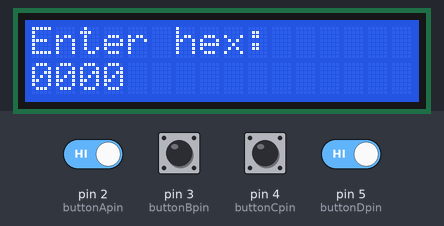
Simulated run of this sketch. Board: Arduino Uno, built with avr-gcc and run on an emulated ATmega328P. Shown: 16×2 character LCD. The inputs (shaded band) are chosen by the test bench; at power-on: pin 2 (buttonApin), pin 3 (buttonBpin), pin 4 (buttonCpin), pin 5 (buttonDpin) HIGH.

Above: at 1.2 s.
1.3 s: pin 4 (buttonCpin) pulled LOW for 0.3 s
At 2.7 s:
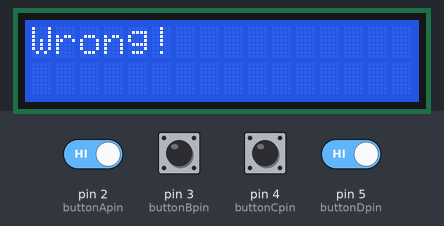
3.1 s: pin 2 (buttonApin) driven LOW and pin 5 (buttonDpin) driven LOW
6.1 s: pin 5 (buttonDpin) driven HIGH
At 8.8 s:
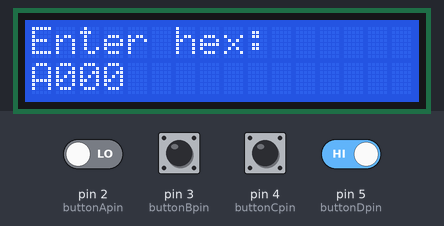
9.1 s: pin 3 (buttonBpin) pulled LOW for 0.3 s
At 9.57 s:
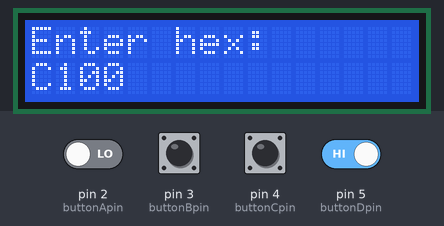
11.4 s: pin 3 (buttonBpin) pulled LOW for 1 s
At 12.4 s:
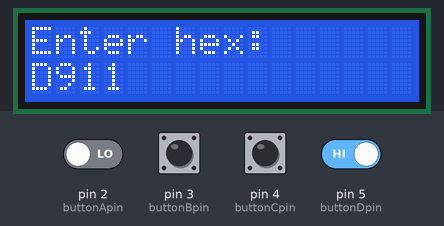
14.5 s: pin 5 (buttonDpin) driven LOW
At 15.5 s:
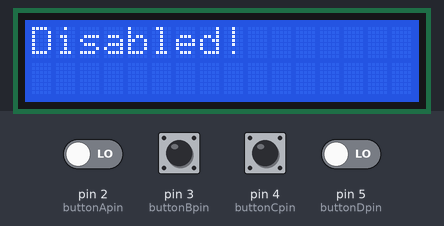
Timing chart, 0 to 17.5 s (numbered marks = the images above; inputs shaded):
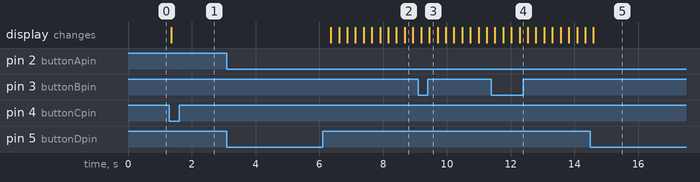

Measured:
- after the input at 1.3 s, the display: changes after 0.05 s (image 1)
- after the input at 3.1 s, every drawn part: stays the same
- after the input at 6.1 s, the display: first changes after 0.26 s (image 2 shows a later state)
- after the input at 14.5 s, the display: changes after 0.09 s (image 5)

The sketch:

Task_4.ino
```cpp
#include <LiquidCrystal.h> //includes the liquid crystal library to connect to the lcd screen.
LiquidCrystal lcd(7, 8, 9, 10, 11, 12); //Initialises the pins for the lcd screen
int buttonApin = 2; //Initialises the pin for switchA, the hex selector
int buttonBpin = 3; //Initialises the pin for switchB, the position selector
int buttonCpin = 4; //Initialises the pin for switchC, the enter button
int buttonDpin = 5; //Initialises the pin for switchD, the "Diagnostics port"
int hex_dis[4] = {0, 0, 0, 0}; //Creates an integer array
bool button_enabled = false; //Creates a boolean as false

void setup() {
  // Setup code to enable the correct pins and print out "Drive Disabled"
  pinMode(buttonApin, INPUT_PULLUP); //Sets pin 2 to a switch input pin
  pinMode(buttonBpin, INPUT_PULLUP); //Sets pin 3 to a switch input pin
  pinMode(buttonCpin, INPUT_PULLUP); //Sets pin 4 to a switch input pin
  pinMode(buttonDpin, INPUT_PULLUP); //Sets pin 5 to a switch input pin
  lcd.begin(16, 2); //Turns the lcd screen on
  lcd.print("Enter Hex:"); //Print "Enter Hex" onto the lcd screen
}

void loop() {
  int j = 0; //Assign integer j as 0
  //This part of the code conatins the combination input part
  while (button_enabled == false) //While button_enabled is false, loop through the below code
  {
    //Authentication of the sequence as well as the input of it
    while (digitalRead(buttonCpin) == HIGH) //While switchC is unpressed
    {
      if (digitalRead(buttonDpin) == LOW) //if switch d is low
      {
        //if the port is activated when it isnt enabled
        lcd.clear(); //clears the screen
        lcd.setCursor(0, 0); //Sets cursor to 0, 0
        lcd.print("Disabled!"); //print "Disabled!"
        delay(3000); //delays be 3 seconds
        lcd.clear(); //clears the display
        lcd.setCursor(0, 0); //Sets cursor to 0, 0
        lcd.print("Enter Hex:"); //Print "Enter Hex" onto the lcd screen
      }
      if (digitalRead(buttonApin) == LOW) //If switchA is low
      {
        if(hex_dis[j] == 15) //If the value in position j is 15
        {
          hex_dis[j] = 0; //Change position j to 0
        }
        else
        {
          hex_dis[j] = hex_dis[j] + 1; //Add 1 to the position j in the array
        }
      }

      char display_char; //create variable
      int i = 0; //Assign integer i as 0
      for(i=0;i<4;i++) //Loops through the display algorithm 4 times with i going from 0 -> 3
      {
        lcd.setCursor(0, 0); //Sets cursor to 0, 0
        lcd.print("Enter hex:"); //Print "Enter hex" onto the lcd screen
        lcd.setCursor(i, 1); //Sets the cursor to the second line and the x position alligned with the array position
        int display = hex_dis[i]; //sets integer display to the current position in the array

        //converts to actual hex values
        if (display == 10) //if display is 10
        {
          display_char = 'A';//display A
        }
        else if (display == 11)//if display is 11
        {
          display_char = 'B';//display B
        }
        else if (display == 12)//if display is 12
        {
          display_char = 'C';//display C
        }
        else if (display == 13)//if display is 13
        {
          display_char = 'D';//display D
        }
        else if (display == 14)//if display is 14
        {
          display_char = 'E';//display E
        }
        else if (display == 15)//if display is 15
        {
          display_char = 'F';//display F
        }
        else if (display == 0)//if display is 0
        {
          display_char = '0';//display 0
        }
        else if (display == 1)//if display is 1
        {
          display_char = '1';//display 1
        }
        else if (display == 2)//if display is 2
        {
          display_char = '2';//display 2
        }
        else if (display == 3)//if display is 3
        {
          display_char = '3';//display 3
        }
        else if (display == 4)//if display is 4
        {
          display_char = '4';//display 4
        }
        else if (display == 5)//if display is 5
        {
          display_char = '5';//display 5
        }
        else if (display == 6)//if display is 6
        {
          display_char = '6';//display 6
        }
        else if (display == 7)//if display is 7
        {
          display_char = '7';//display 7
        }
        else if (display == 8)//if display is 8
        {
          display_char = '8';//display 8
        }
        else if (display == 9)//if display is 9
        {
          display_char = '9';//display 9
        }
        lcd.print(display_char); //Displays the number corresponding to the position in the array
        lcd.setCursor(0, 0); //Sets cursor to 0, 0
      }
      if (digitalRead(buttonBpin) == LOW) //If switchB is low
      {
        if (j<3) //if j is less than 3
        {
          j = j + 1; //add one to j
        }
        else
        {
          j = 0; //j is 0
        }
      }
      delay (250); //Delays of 250 milliseconds
    }
    if (hex_dis[0] == 15 && hex_dis[1] == 3 && hex_dis[2] == 4 && hex_dis[3] == 12) //If the code is equal to F34C
    {
      button_enabled = true; //puts button_enabled as true
      lcd.clear(); //clears the lcd screen
    }
    else
    {
      //if its wrong display error message
      lcd.clear(); //clears the lcd screen
      lcd.setCursor(0, 0); //Sets cursor to 0, 0
      lcd.print("Wrong!");//print "Wrong!"
      delay(5000); //delay by 5 seconds
    }
  }

  lcd.clear();//clears the screen
  lcd.setCursor(0, 0); //Sets cursor to 0, 0
  lcd.print("I/O Access Granted");//print "I/O Access Granted"
}
```
